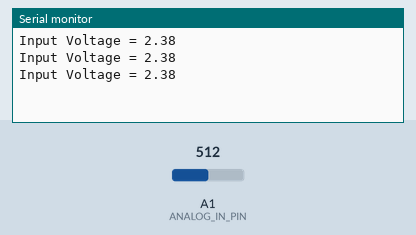
Bench run of a sketch on a simulated Arduino Uno, built with avr-gcc and run on an emulated ATmega328P. Shown: the last lines printed to the serial monitor. The inputs (shaded band) are chosen by the test bench; at power-on: A1 (ANALOG_IN_PIN) = 512.

Above: at 1.3 s.
1.4 s: A1 (ANALOG_IN_PIN) set to 716
At 1.9 s:
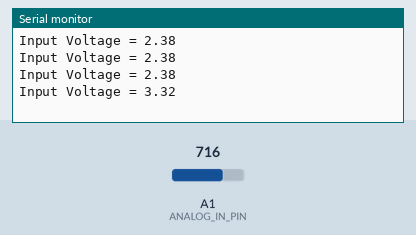
2.9 s: A1 (ANALOG_IN_PIN) set to 900
At 3.4 s:
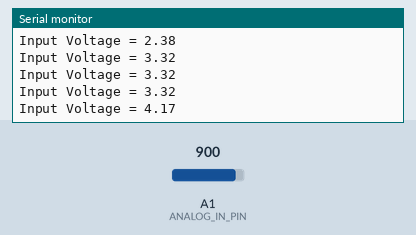
Timing chart, 0 to 5.9 s (numbered marks = the images above; inputs shaded):
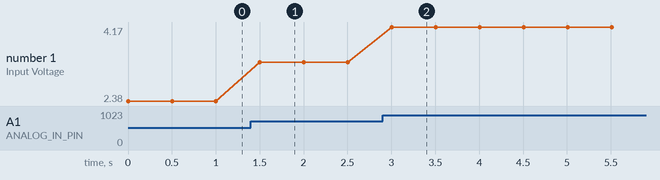

Measured:
- after the input at 1.4 s, the serial monitor: prints a new line after 0.10 s (image 1)
- after the input at 2.9 s, the serial monitor: prints a new line after 0.10 s (image 2)
- plotted number 1: 2.38 → 3.32 after the input at 1.4 s, 3.32 → 4.17 after the input at 2.9 s

The sketch:

teste_voltagem.ino
```cpp
// Define analog input
#define ANALOG_IN_PIN 15

// Floats for ADC voltage & Input voltage
double adc_voltage = 0.0;
double in_voltage = 0.0;

// Floats for resistor values in divider (in ohms)
double R1 = 30000.0;
double R2 = 7500.0;

// Float for Reference Voltage
double ref_voltage = 3.8;

// Integer for ADC value
int adc_value = 0;

void setup(){
  // Setup Serial Monitor
  Serial.begin(115200);
}

void loop(){
  // Read the Analog Input
  adc_value = analogRead(ANALOG_IN_PIN);

  // Determine voltage at ADC input
  adc_voltage  = (adc_value * ref_voltage) / 4096.0;

  in_voltage = adc_voltage*(R1+R2)/R2;

  Serial.print("Input Voltage = ");
  Serial.println(in_voltage, 2);


  delay(500);
}
```
